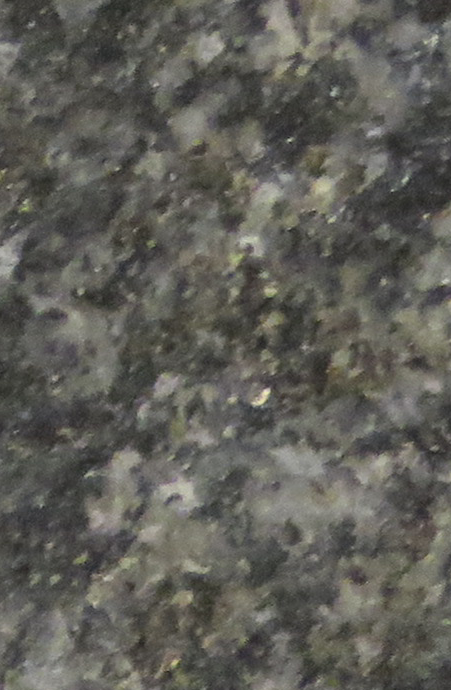
#> input picture Rock-images/train/Diorite/10714M_P1_Cleaned_03_03.png, 451 x 690 px, found by its file name; its folder holds only this picture in this run
$ jupyter execute --allow-errors Colors-CSV.ipynb   (older library calls are emulated)
#> lines starting #> are read from the running program, lines starting #| are printed output that depends on the picture
[cell 1]
LOMA_LINDA = '/Users/sarah/Downloads/Rock Datasets/Loma Linda'
INTERNET = '/Users/sarah/Downloads/Rock Datasets/Internet'
ALL = '/Users/sarah/Downloads/Rock Datasets/All'

LOMA_LINDA_CROP = '/Users/sarah/Downloads/Rock Datasets/Loma Linda Cropped'
INTERNET_CROP = '/Users/sarah/Downloads/Rock Datasets/Internet Cropped'
ALL_CROP = '/Users/sarah/Downloads/Rock Datasets/All Cropped'

LL_DRIVE = '/content/drive/MyDrive/Sem VII/RP Investigación/selectedCroppedImagesAllClasses/train' #validate
LL_CROP = '/content/drive/My Drive/Sem VII/RP Investigación/LL Rocks'

[cell 2]
IMG_PATH = '/Users/sarah/Documents/Rocks copy/train'
DIR = '/Users/sarah/Documents/Rocks copy/crop'
CSV_DIR = '/content/drive/My Drive/Sem VII/RP Investigación/LL Rocks/last.csv'

IMG_SIZE = (512, 512)
CLUSTERS = 4
images_per_type_to_plot = 1

#### Imports

[cell 3]
# Libraries
import cv2, os
from PIL import Image, ImageOps
import numpy as np
from itertools import repeat

def load_images_from_folder(folder, size):
#> called with size = (512, 512)
    images = []
    filenames = []
    for filename in os.listdir(folder):
        if(not filename.lower().endswith(('.png', '.jpg', '.jpeg', '.tiff', '.bmp', '.gif'))):
            print(filename, 'removed')
            continue
        img = Image.open(os.path.join(folder,filename))
#> img is the input picture: PIL image 451x690 RGBA; mean R, G, B, A 95.2, 94.2, 87.7, 255
        fit_and_resized_image = ImageOps.fit(img, size, Image.ANTIALIAS)
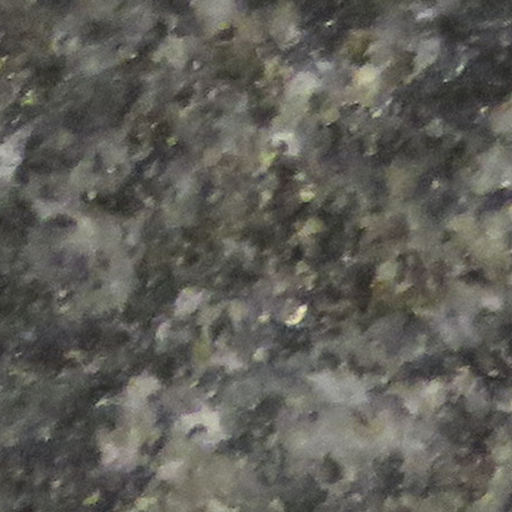
#> fit_and_resized_image: PIL image 512x512 RGBA; mean R, G, B, A 95.4, 94.3, 87.9, 255
        img = np.array(fit_and_resized_image)
        img = img[...,:3]
#> img: shape (512, 512, 3)
        if img is not None:
            images.append(img)
            filenames.append(filename)
    return (images, filenames)

def load_images_from_directory(path, size):
    paths = os.listdir(path)
    x = []; y = []; files = [];
    for folder in paths:
        if(os.path.isfile(folder)):
            print(folder, 'removed')
            continue
        images, filenames = load_images_from_folder(os.path.join(path, folder), size)
        lbls = list(repeat(folder, len(images)))
#> lbls = ['Diorite']
        x.extend(images)
        y.extend(lbls)
        files.extend(filenames)
#> pass 2 of the loop in load_images_from_directory, `for folder in paths:`:
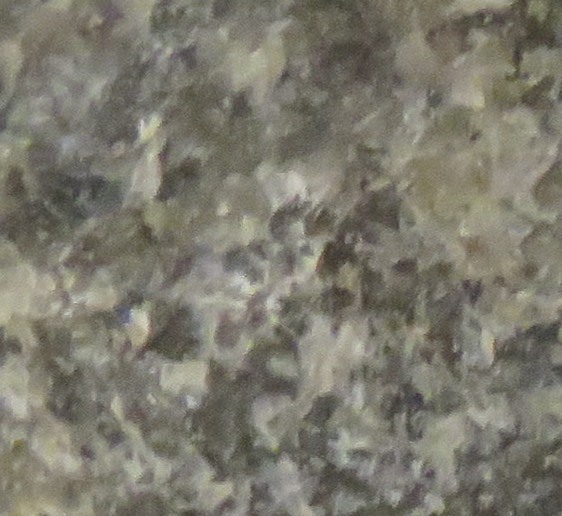
#> input picture Rock-images/train/Gabbro/10715B_P1_Cleaned_01_01.png, 562 x 516 px, found by its file name
#> in load_images_from_folder, img is the input picture: PIL image 562x516 RGB; mean R, G, B 124.1, 121.5, 109.3
#> in load_images_from_folder (call 2), `fit_and_resized_image = ImageOps.fit(img, size, Image.ANTIALIAS)`:
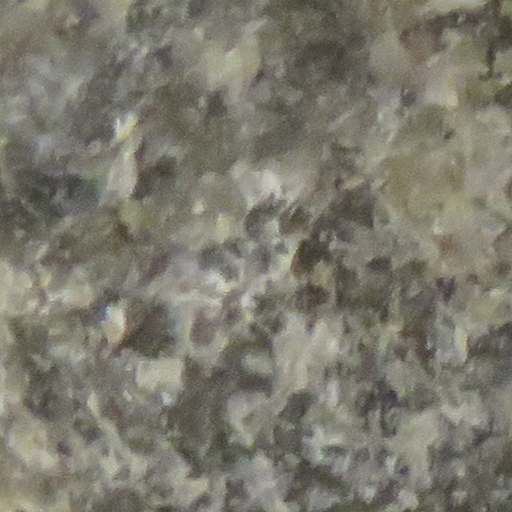
#> fit_and_resized_image: PIL image 512x512 RGB; mean R, G, B 124, 121.4, 109.3
#> lbls = ['Gabbro']
    return (x, y, files)

[cell 4]
from sklearn.cluster import KMeans

def get_dominant_colors(cluster, centroids):
    # Get the number of different clusters, create histogram, and normalize
    labels = np.arange(0, len(np.unique(cluster.labels_)) + 1)
    (hist, _) = np.histogram(cluster.labels_, bins = labels)
    hist = hist.astype("float"); hist /= hist.sum()

    features = []

    colors = sorted([(percent, color) for (percent, color) in zip(hist, centroids)])

    for (percent, color) in colors:
        features.extend(color)
        features.append(percent)

    return features

def get_dominants_plot(features):
    rect = np.zeros((50, 300, 3), dtype=np.uint8)
    start = 0

    for i in range(4):
        color = np.array(features[i*4:i*4+3])
        percent = features[i*4+3]

        end = start + (percent * 300)
        cv2.rectangle(rect, (int(start), 0), (int(end), 50), color.astype("uint8").tolist(), -1)
        start = end

    return rect

def get_avg_plot(img):
    average = img.mean(axis=0).mean(axis=0)
    avg_patch = np.ones(shape=img.shape, dtype=np.uint8)*np.uint8(average)
    return avg_patch

#### 1. Load data

[cell 5]
x, y, files = load_images_from_directory(IMG_PATH, IMG_SIZE)
#> x = 2 items; y = ['Diorite', 'Gabbro']; files = ['10714M_P1_Cleaned_03_03.png', '10715B_P1_Cleaned_01_01.png']

classes, indices, counts = np.unique(y, return_counts=True, return_index=True)
#> indices = [0, 1]; counts = [1, 1]

classes_dict = dict(zip(classes, range(0,len(classes))))
#> classes_dict = {'Diorite': 0, 'Gabbro': 1}

print('Classes:', classes)
#| Classes: ['Diorite' 'Gabbro']
print('Counts:', counts)
#| Counts: [1 1]
print('Indices:', indices)
#| Indices: [0 1]
print('Classes dictionary:', classes_dict)
#| Classes dictionary: {'Diorite': 0, 'Gabbro': 1}

[cell 6]
img_shape = (IMG_SIZE[0], IMG_SIZE[1], 3)
for img, name in zip(x, files):
    sh = np.shape(img)
    if(sh != img_shape):
        print('different shape', sh, name)
#> this loop made 2 passes
#> (name, sh) on passes 1 to 2: ('10714M_P1_Cleaned_03_03.png', (512, 512, 3)), ('10715B_P1_Cleaned_01_01.png', (512, 512, 3))
print('x shape:', np.shape(x), 'y shape:', np.shape(y))
#| x shape: (2, 512, 512, 3) y shape: (2,)

#### 2. Extract colors from data

[cell 7]
xextracted = []
for img in x:
    reshape = img.reshape((img.shape[0] * img.shape[1], img.shape[2]))
    cluster = KMeans(n_clusters=CLUSTERS).fit(reshape)
    features = get_dominant_colors(cluster, cluster.cluster_centers_)
    xextracted.append(features)
#> this loop made 2 passes
#> (labels in get_dominant_colors, hist in get_dominant_colors) on passes 1 to 2: ([0, 1, 2, 3, 4], [0.269, 0.281, 0.117, 0.334]), ([0, 1, 2, 3, 4], [0.228, 0.301, 0.321, 0.151])
#> after the loop, xextracted = [[142.9, 141.8, 131, 0.117, 112.9, 111.7, 103.3, 0.269, 66.49, 65.72, 62.19, 0.281, 88.81, 87.71, 82.07, 0.334], [162.2, 160.6, 145.8, 0.151, 92.69, 89.39, 79.45, 0.228, 137, 134.7, 121.9, 0.301, 116.1, 113.3, 101.5, 0.321]]

[cell 8]
import matplotlib.pyplot as plt

images = []
tittles = []

plt.rc('font', family='Times New Roman')
plt.rc('axes', titlesize=20)

#> (the rest of this cell did not finish here and is left out)

#### 3. Convert extracted data to CSV

[cell 9]
yencoded = [classes_dict[c] for c in y]
#> yencoded = [0, 1]
print(yencoded)
#| [0, 1]

[cell 10]
# Import label encoder
from sklearn import preprocessing

# label_encoder object knows how to understand word labels.
label_encoder = preprocessing.LabelEncoder()
yencoded2 = label_encoder.fit_transform(y)
#> yencoded2 = [0, 1]
print(yencoded2)
#| [0 1]

[cell 11]
#np.savetxt(CSV_DIR, np.column_stack((xextracted, yencoded)), delimiter=",")

#### 4. Save images cropped to IMG_SIZE

[cell 12]
# [4 lines of commented-out code are left out]

#### Number of clusters

[cell 13]
from sklearn.metrics import silhouette_score

img = x[0]
reshape = img.reshape((img.shape[0] * img.shape[1], img.shape[2]))

Nclusters = range(2, 20)
score = []; distortions = []
for n in Nclusters:
    k = KMeans(n_clusters=n)
    cluster_labels = k.fit_predict(reshape)
    distortions.append(k.inertia_)
    score.append(k.score(reshape))
#> after the loop, distortions = [164445963, 87166544.1, 54565247.2, 38781481.5, 29081062, 23133031.5, 19273321.9, 16503134.5, 14388656.3, 12787126.2, 11686392.4, 10721911.5, 9863577.5, 9322618.7, 8845296, 8330609.5, 7970911.5, 7748032.6]; score = [-164445963, -87166544.1, -54565247.2, -38781481.5, -29081062, -23133031.5, -19273321.9, -16503134.5, -14388656.3, -12787126.2, -11686392.4, -10721911.5, -9863577.5, -9322618.7, -8845296, -8330609.5, -7970911.5, -7748032.6]

    # The silhouette_score gives the average value for all the samples.
    #silhouette_avg = silhouette_score(reshape, cluster_labels)

    #print("For no of clusters =", n_clusters, " The average silhouette_score is :", silhouette_avg)

[cell 14]
plt.rc('font', size=13)
#plt.figure(figsize=(16,11))
plt.rc('axes', titlesize=13)
plt.plot(Nclusters,score, 'bo-', linewidth=2,markersize=5)
plt.xlabel('Number of Clusters')
plt.ylabel('Score')
plt.title('Elbow Curve')
plt.xticks(fontsize=11)
plt.yticks(fontsize=11)
plt.axes().set_xticks(Nclusters)
plt.savefig('Elbow curve.png', dpi=300)
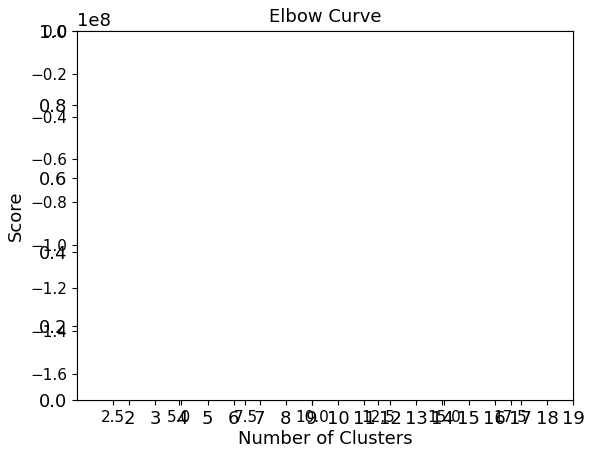
#> figure drawn by matplotlib, 1 panel; curve peaks at x = 19, y = -7748032.6
plt.show()

[cell 15]
plt.plot(Nclusters, score, 'bx-')
plt.xlabel('k')
plt.ylabel('Score')
plt.title('The Elbow method showing the optimal k')
plt.show()
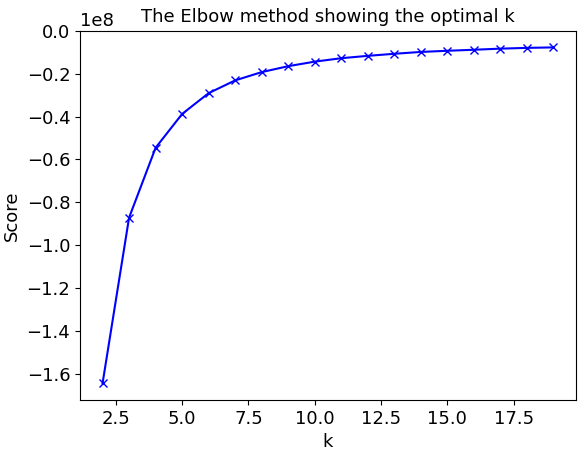
#> figure drawn by matplotlib, 1 panel; curve peaks at x = 19, y = -7748032.6

[cell 16]
plt.figure(figsize=(16,8))
plt.plot(Nclusters, distortions, 'bx-')
plt.xlabel('k')
plt.ylabel('Score')
plt.title('The Elbow Method showing the optimal k')
plt.show()
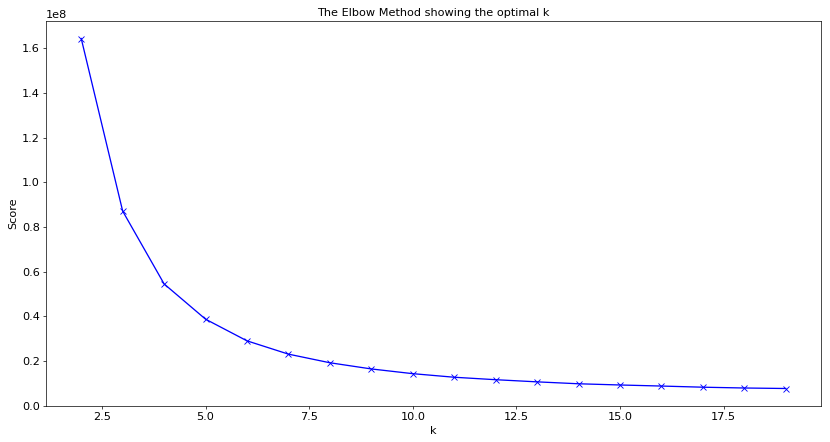
#> figure drawn by matplotlib, 1 panel; curve peaks at x = 2, y = 164445963
